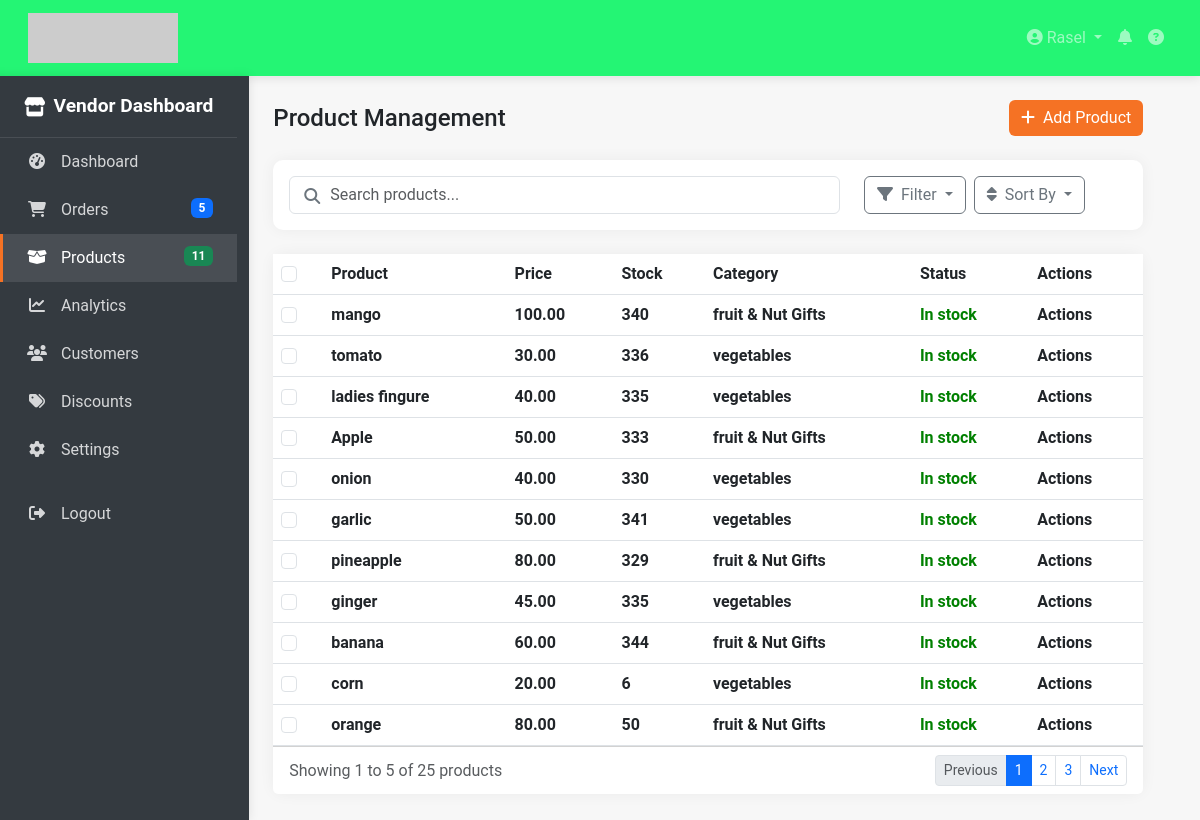
The page /vendorVeriant/ (signed in) on the database its author committed.
### product/models.py (models this page shows)
class Product_varient(models.Model):
    title_pv = models.CharField(max_length=255)
    catagory_id = models.ForeignKey(Catagory, on_delete=models.CASCADE)
    product_id = models.ForeignKey(Product, on_delete=models.CASCADE)
    shop_id = models.ForeignKey(Vendor, on_delete=models.CASCADE)
    size_id = models.ForeignKey(Size, on_delete=models.CASCADE)
    color_id = models.ForeignKey(Color, on_delete=models.CASCADE)
    unit_id = models.ForeignKey(Unit, on_delete=models.CASCADE)
    details = models.TextField()
    slug_pv =  models.URLField(max_length=500, null=True)
    Total_stock = models.IntegerField()
    price = models.DecimalField(max_digits=10, decimal_places=2)
    created_at = models.DateTimeField(auto_now_add=True)  # Set only when created
    updated_at = models.DateTimeField(auto_now=True)  # Update every time the object is modified

class Catagory(models.Model):
    id = models.AutoField(primary_key=True, null=False)
    name = models.CharField(max_length=50)
    parent_catagory_id= models.IntegerField()
    created_at = models.DateTimeField(auto_now_add=True)  # Set only when created
    updated_at = models.DateTimeField(auto_now=True)  # Update every time the object is modified

### product/views.py (the view, shortened to what this page needs)
# urls.py: path('vendorVeriant/', vendor_product_varient, name='vendorVeriant'),
@login_required
def vendor_product_varient(request):
    final_product_v=Product_varient.objects.all()
    final_product_v_number = len(final_product_v)
    vp_color = Color.objects.all()
    vp_unit = Unit.objects.all()
    vp_size = Size.objects.all()
    vp_catagory = Catagory.objects.all()
    vp_product = Product.objects.get(id=1)
    vp_vendors = Vendor.objects.get(id=1)
    return render(request, 'vendor_verient_product.html',{"final_product_v":final_product_v,"vp_unit":vp_unit,"vp_color":vp_color,"vp_size":vp_size,"vp_catagory":vp_catagory,"final_product_v_number":final_product_v_number})

### templates/vendor_verient_product.html (shortened to what this page needs)
<!DOCTYPE html>
<html lang="en">
<head>
    <link href="https://cdn.jsdelivr.net/npm/bootstrap@5.3.0/dist/css/bootstrap.min.css" rel="stylesheet">
    <link rel="stylesheet" href="https://cdnjs.cloudflare.com/ajax/libs/font-awesome/6.4.0/css/all.min.css">
</head>
<body>
    <div>
    <nav class="navbar navbar-expand-lg navbar-dark" style="background-color:rgb(36, 245, 116);">
        <div class="container-fluid">
            <a class="navbar-brand" href="#">
                <img src="https://via.placeholder.com/150x50?text=Seller+Center" alt="Seller Center">
            </a>
            <div class="collapse navbar-collapse" id="navbarNav">
                <ul class="navbar-nav ms-auto">
                    <li class="nav-item dropdown">
                        <a class="nav-link dropdown-toggle" href="#" id="navbarDropdown" role="button" data-bs-toggle="dropdown">
                            <i class="fas fa-user-circle"></i> Rasel
                        </a>
                    </li>
                    <li class="nav-item">
                        <a class="nav-link" href="#"><i class="fas fa-bell"></i></a>
                    </li>
                    <li class="nav-item">
                        <a class="nav-link" href="#"><i class="fas fa-question-circle"></i></a>
                    </li>
                </ul>
            </div>
        </div>
    </nav>
        <div class="row">
            <div class="col-md-3 sidebar">
                <div class="sidebar-brand d-flex align-items-center">
                    <i class="fas fa-store me-2"></i>
                    <span>Vendor Dashboard</span>
                </div>
            <ul class="sidebar-nav">
                <li class="sidebar-nav-item">
                    <a href="{% url 'vendorDeshboard' %}" class="sidebar-nav-link">
                        <i class="fas fa-tachometer-alt"></i>
                        <span>Dashboard</span>
                    </a>
                </li>
                <li class="sidebar-nav-item">
                    <a href="#" class="sidebar-nav-link">
                        <i class="fas fa-shopping-cart"></i>
                        <span>Orders</span>
                        <span class="badge bg-primary float-end">5</span>
                    </a>
                </li>
                <li class="sidebar-nav-item">
                    <a href="#" class="sidebar-nav-link active">
                        <i class="fas fa-box-open"></i>
                        <span>Products</span>
                        <span class="badge bg-success float-end">{{final_product_v_number}}</span>
                    </a>
                </li>
                <li class="sidebar-nav-item">
                    <a href="#" class="sidebar-nav-link">
                        <i class="fas fa-chart-line"></i>
                        <span>Analytics</span>
                    </a>
                </li>
                <li class="sidebar-nav-item">
                    <a href="#" class="sidebar-nav-link">
                        <i class="fas fa-users"></i>
                        <span>Customers</span>
                    </a>
                </li>
                <li class="sidebar-nav-item">
                    <a href="#" class="sidebar-nav-link">
                        <i class="fas fa-tags"></i>
                        <span>Discounts</span>
                    </a>
                </li>
                <li class="sidebar-nav-item">
                    <a href="#" class="sidebar-nav-link">
                        <i class="fas fa-cog"></i>
                        <span>Settings</span>
                    </a>
                </li>
                <li class="sidebar-nav-item mt-3">
                    <a href="#" class="sidebar-nav-link">
                        <i class="fas fa-sign-out-alt"></i>
                        <span>Logout</span>
                    </a>
                </li>
            </ul>
            </div>
            <div class="col-md-9 p-4">
                <div class="d-flex justify-content-between align-items-center mb-4">
                    <h4 class="mb-0">Product Management</h4>
                    <div>
                        <button class="btn btn-primary-custom" data-bs-toggle="modal" data-bs-target="#addProductModal">
                            <i class="fas fa-plus me-1"></i> Add Product
                        </button>
                    </div>
                </div>
                <div class="card card-dashboard mb-4">
                    <div class="card-body">
                        <div class="row">
                            <div class="col-md-8">
                                <div class="search-box">
                                    <i class="fas fa-search"></i>
                                    <input type="text" class="form-control" placeholder="Search products...">
                                </div>
                            </div>
                            <div class="col-md-4">
                                <div class="d-flex">
                                    <div class="filter-dropdown me-2">
                                        <button class="btn btn-outline-secondary dropdown-toggle" type="button" data-bs-toggle="dropdown">
                                            <i class="fas fa-filter me-1"></i> Filter
                                        </button>
                                    </div>
                                    <div class="filter-dropdown">
                                        <button class="btn btn-outline-secondary dropdown-toggle" type="button" data-bs-toggle="dropdown">
                                            <i class="fas fa-sort me-1"></i> Sort By
                                        </button>
                                    </div>
                                </div>
                            </div>
                        </div>
                    </div>
                </div>
                <div class="card card-dashboard">
                    <div class="card-body p-0">
                        <div class="table-responsive">
                            <table class="table table-hover mb-0">
                                <thead>
                                    <tr>
                                        <th style="width: 50px;">
                                            <input type="checkbox" class="form-check-input">
                                        </th>
                                        <th>Product</th>
                                        <th>Price</th>
                                        <th>Stock</th>
                                        <th>Category</th>
                                        <th>Status</th>
                                        <th>Actions</th>
                                    </tr>
                                    {%for i in final_product_v%}
                                    <tr>
                                        <th style="width: 50px;">
                                            <input type="checkbox" class="form-check-input">
                                        </th>
                                        <th>{{i.title_pv}}</th>
                                        <th>{{i.price}}</th>
                                        <th>{{i.Total_stock}}</th>
                                        <th>{{i.catagory_id.name}}</th>
                                        <th>{%if i.Total_stock > 0 %}
                                            <span style="color: green;">In stock</span>
                                            {% else %}
                                            <span style="color: red;">Out of stock</span>
                                            {% endif %}
                                        </th>
                                        <th>Actions</th>
                                    </tr>
                                    {%endfor%}
                                </thead>
                            </table>
                        </div>
                    </div>
                    <div class="card-footer bg-white">
                        <div class="d-flex justify-content-between align-items-center">
                            <div>
                                <span class="text-muted">Showing 1 to 5 of 25 products</span>
                            </div>
                            <div>
                                <nav aria-label="Page navigation">
                                    <ul class="pagination pagination-sm mb-0">
                                        <li class="page-item disabled">
                                            <a class="page-link" href="#" tabindex="-1">Previous</a>
                                        </li>
                                        <li class="page-item active"><a class="page-link" href="#">1</a></li>
                                        <li class="page-item"><a class="page-link" href="#">2</a></li>
                                        <li class="page-item"><a class="page-link" href="#">3</a></li>
                                        <li class="page-item">
                                            <a class="page-link" href="#">Next</a>
                                        </li>
                                    </ul>
                                </nav>
                            </div>
                        </div>
                    </div>
                </div>
            </div>
        </div>
    </div>
</body>
</html>

### templates/vendor_verient_product.html (style rules this page uses)
:root { --primary-color: #f57224; --secondary-color: #2874f0; --dark-color: #212121; --light-color: #f5f5f5; }
body { font-family: 'Roboto', sans-serif; background-color: #f7f7f7; }
.sidebar { min-height: calc(100vh - 56px); background: white; box-shadow: 0 0 10px rgba(0,0,0,0.1); }
.card-dashboard { border-radius: 10px; border: none; box-shadow: 0 0 15px rgba(0,0,0,0.05); }
.btn-primary-custom { background-color: var(--primary-color); color: white; border: none; }
.search-box { position: relative; }
.search-box i { position: absolute; left: 15px; top: 12px; color: #6c757d; }
.search-box input { padding-left: 40px; }
.navbar { box-shadow: 0 2px 10px rgba(0,0,0,0.1); padding: 0.5rem 1rem; }
.sidebar { width: var(--sidebar-width); min-height: calc(100vh - 56px); background: #343a40; color: white; transition: all 0.3s; z-index: 1000; }
.sidebar-brand { padding: 1rem 1.5rem; font-size: 1.2rem; font-weight: 600; border-bottom: 1px solid rgba(255,255,255,0.1); }
.sidebar-nav { padding: 0; list-style: none; }
.sidebar-nav-item { margin: 0; }
.sidebar-nav-link { color: rgba(255,255,255,0.8); display: block; padding: 0.75rem 1.5rem; text-decoration: none; transition: all 0.2s; border-left: 3px solid transparent; }
.sidebar-nav-link:hover, .sidebar-nav-link.active { color: white; background-color: rgba(255,255,255,0.1); border-left-color: var(--primary-color); }
.sidebar-nav-link i { width: 20px; margin-right: 10px; text-align: center; }

### rows shown on the page
Product_varient: title_pv "mango", price "100.00", Total_stock "340", catagory_id.name "fruit & Nut Gifts", shows "In stock"
Product_varient: title_pv "tomato", price "30.00", Total_stock "336", catagory_id.name "vegetables", shows "In stock"
Product_varient: title_pv "ladies fingure", price "40.00", Total_stock "335", catagory_id.name "vegetables", shows "In stock"
Product_varient: title_pv "Apple", price "50.00", Total_stock "333", catagory_id.name "fruit & Nut Gifts", shows "In stock"
Product_varient: title_pv "onion", price "40.00", Total_stock "330", catagory_id.name "vegetables", shows "In stock"
Product_varient: title_pv "garlic", price "50.00", Total_stock "341", catagory_id.name "vegetables", shows "In stock"
Product_varient: title_pv "pineapple", price "80.00", Total_stock "329", catagory_id.name "fruit & Nut Gifts", shows "In stock"
Product_varient: title_pv "ginger", price "45.00", Total_stock "335", catagory_id.name "vegetables", shows "In stock"
Product_varient: title_pv "banana", price "60.00", Total_stock "344", catagory_id.name "fruit & Nut Gifts", shows "In stock"
Product_varient: title_pv "corn", price "20.00", Total_stock "6", catagory_id.name "vegetables", shows "In stock"
Product_varient: title_pv "orange", price "80.00", Total_stock "50", catagory_id.name "fruit & Nut Gifts", shows "In stock"

### other values the page prints
{{ final_product_v_number }} "11"
